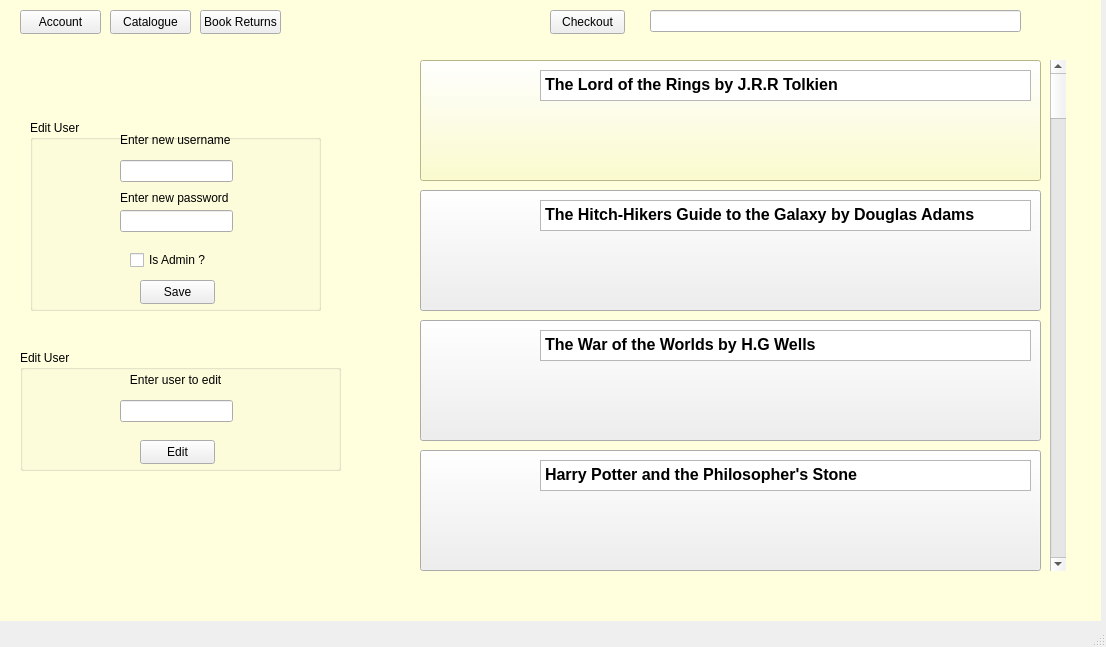
<?xml version="1.0" encoding="UTF-8"?>
<ui version="4.0">
 <class>DashboardWindow</class>
 <widget class="QMainWindow" name="DashboardWindow">
  <property name="geometry">
   <rect>
    <x>0</x>
    <y>0</y>
    <width>1106</width>
    <height>647</height>
   </rect>
  </property>
  <property name="windowTitle">
   <string>MainWindow</string>
  </property>
  <widget class="QWidget" name="centralwidget">
   <widget class="QGroupBox" name="editUserBox">
    <property name="geometry">
     <rect>
      <x>30</x>
      <y>120</y>
      <width>291</width>
      <height>191</height>
     </rect>
    </property>
    <property name="title">
     <string>Edit User</string>
    </property>
    <widget class="QLineEdit" name="newUsernameEdit">
     <property name="geometry">
      <rect>
       <x>90</x>
       <y>40</y>
       <width>113</width>
       <height>22</height>
      </rect>
     </property>
    </widget>
    <widget class="QLineEdit" name="newPasswordEdit">
     <property name="geometry">
      <rect>
       <x>90</x>
       <y>90</y>
       <width>113</width>
       <height>22</height>
      </rect>
     </property>
    </widget>
    <widget class="QLabel" name="label_5">
     <property name="geometry">
      <rect>
       <x>90</x>
       <y>10</y>
       <width>111</width>
       <height>20</height>
      </rect>
     </property>
     <property name="text">
      <string>Enter new username</string>
     </property>
    </widget>
    <widget class="QLabel" name="label_6">
     <property name="geometry">
      <rect>
       <x>90</x>
       <y>70</y>
       <width>111</width>
       <height>16</height>
      </rect>
     </property>
     <property name="text">
      <string>Enter new password</string>
     </property>
    </widget>
    <widget class="QPushButton" name="saveDetailsButton">
     <property name="geometry">
      <rect>
       <x>110</x>
       <y>160</y>
       <width>75</width>
       <height>24</height>
      </rect>
     </property>
     <property name="text">
      <string>Save</string>
     </property>
    </widget>
    <widget class="QCheckBox" name="adminCheckBox">
     <property name="geometry">
      <rect>
       <x>100</x>
       <y>130</y>
       <width>76</width>
       <height>20</height>
      </rect>
     </property>
     <property name="text">
      <string>Is Admin ?</string>
     </property>
    </widget>
   </widget>
   <widget class="QGroupBox" name="userToEditBox">
    <property name="geometry">
     <rect>
      <x>20</x>
      <y>350</y>
      <width>321</width>
      <height>121</height>
     </rect>
    </property>
    <property name="title">
     <string>Edit User</string>
    </property>
    <widget class="QLabel" name="label_4">
     <property name="geometry">
      <rect>
       <x>80</x>
       <y>20</y>
       <width>141</width>
       <height>20</height>
      </rect>
     </property>
     <property name="text">
      <string>         Enter user to edit</string>
     </property>
    </widget>
    <widget class="QPushButton" name="EditButton">
     <property name="geometry">
      <rect>
       <x>120</x>
       <y>90</y>
       <width>75</width>
       <height>24</height>
      </rect>
     </property>
     <property name="text">
      <string>Edit</string>
     </property>
    </widget>
    <widget class="QLineEdit" name="UserToEditInput">
     <property name="geometry">
      <rect>
       <x>100</x>
       <y>50</y>
       <width>113</width>
       <height>22</height>
      </rect>
     </property>
    </widget>
   </widget>
   <widget class="QTextEdit" name="textEdit_4">
    <property name="geometry">
     <rect>
      <x>540</x>
      <y>460</y>
      <width>491</width>
      <height>31</height>
     </rect>
    </property>
    <property name="html">
     <string>&lt;!DOCTYPE HTML PUBLIC &quot;-//W3C//DTD HTML 4.0//EN&quot; &quot;http://www.w3.org/TR/REC-html40/strict.dtd&quot;&gt;
&lt;html&gt;&lt;head&gt;&lt;meta name=&quot;qrichtext&quot; content=&quot;1&quot; /&gt;&lt;meta charset=&quot;utf-8&quot; /&gt;&lt;style type=&quot;text/css&quot;&gt;
p, li { white-space: pre-wrap; }
hr { height: 1px; border-width: 0; }
li.unchecked::marker { content: &quot;\2610&quot;; }
li.checked::marker { content: &quot;\2612&quot;; }
&lt;/style&gt;&lt;/head&gt;&lt;body style=&quot; font-family:'Segoe UI'; font-size:9pt; font-weight:400; font-style:normal;&quot;&gt;
&lt;p style=&quot; margin-top:0px; margin-bottom:0px; margin-left:0px; margin-right:0px; -qt-block-indent:0; text-indent:0px;&quot;&gt;&lt;span style=&quot; font-size:12pt; font-weight:700;&quot;&gt;Harry Potter and the Philosopher's Stone&lt;/span&gt;&lt;/p&gt;&lt;/body&gt;&lt;/html&gt;</string>
    </property>
   </widget>
   <widget class="QLabel" name="label_10">
    <property name="geometry">
     <rect>
      <x>440</x>
      <y>70</y>
      <width>81</width>
      <height>101</height>
     </rect>
    </property>
    <property name="text">
     <string/>
    </property>
    <property name="pixmap">
     <pixmap resource="images.qrc">:/Images/9780261103252-4.jpg</pixmap>
    </property>
    <property name="scaledContents">
     <bool>true</bool>
    </property>
   </widget>
   <widget class="QTextEdit" name="textEdit_2">
    <property name="geometry">
     <rect>
      <x>540</x>
      <y>200</y>
      <width>491</width>
      <height>31</height>
     </rect>
    </property>
    <property name="html">
     <string>&lt;!DOCTYPE HTML PUBLIC &quot;-//W3C//DTD HTML 4.0//EN&quot; &quot;http://www.w3.org/TR/REC-html40/strict.dtd&quot;&gt;
&lt;html&gt;&lt;head&gt;&lt;meta name=&quot;qrichtext&quot; content=&quot;1&quot; /&gt;&lt;meta charset=&quot;utf-8&quot; /&gt;&lt;style type=&quot;text/css&quot;&gt;
p, li { white-space: pre-wrap; }
hr { height: 1px; border-width: 0; }
li.unchecked::marker { content: &quot;\2610&quot;; }
li.checked::marker { content: &quot;\2612&quot;; }
&lt;/style&gt;&lt;/head&gt;&lt;body style=&quot; font-family:'Segoe UI'; font-size:9pt; font-weight:400; font-style:normal;&quot;&gt;
&lt;p style=&quot; margin-top:0px; margin-bottom:0px; margin-left:0px; margin-right:0px; -qt-block-indent:0; text-indent:0px;&quot;&gt;&lt;span style=&quot; font-size:12pt; font-weight:700;&quot;&gt;The Hitch-Hikers Guide to the Galaxy by Douglas Adams&lt;/span&gt;&lt;/p&gt;&lt;/body&gt;&lt;/html&gt;</string>
    </property>
   </widget>
   <widget class="QLabel" name="label_11">
    <property name="geometry">
     <rect>
      <x>440</x>
      <y>330</y>
      <width>81</width>
      <height>101</height>
     </rect>
    </property>
    <property name="text">
     <string/>
    </property>
    <property name="pixmap">
     <pixmap>:/D:/Assigments/Library Project/the-war-of-the-worlds-55.jpg</pixmap>
    </property>
    <property name="scaledContents">
     <bool>true</bool>
    </property>
   </widget>
   <widget class="QLabel" name="label_7">
    <property name="geometry">
     <rect>
      <x>440</x>
      <y>460</y>
      <width>81</width>
      <height>101</height>
     </rect>
    </property>
    <property name="text">
     <string/>
    </property>
    <property name="pixmap">
     <pixmap>:/D:/Assigments/Library Project/Harry_Potter_and_the_Philosopher's_Stone_Book_Cover.jpg</pixmap>
    </property>
    <property name="scaledContents">
     <bool>true</bool>
    </property>
   </widget>
   <widget class="QTextEdit" name="textEdit">
    <property name="geometry">
     <rect>
      <x>540</x>
      <y>70</y>
      <width>491</width>
      <height>31</height>
     </rect>
    </property>
    <property name="html">
     <string>&lt;!DOCTYPE HTML PUBLIC &quot;-//W3C//DTD HTML 4.0//EN&quot; &quot;http://www.w3.org/TR/REC-html40/strict.dtd&quot;&gt;
&lt;html&gt;&lt;head&gt;&lt;meta name=&quot;qrichtext&quot; content=&quot;1&quot; /&gt;&lt;meta charset=&quot;utf-8&quot; /&gt;&lt;style type=&quot;text/css&quot;&gt;
p, li { white-space: pre-wrap; }
hr { height: 1px; border-width: 0; }
li.unchecked::marker { content: &quot;\2610&quot;; }
li.checked::marker { content: &quot;\2612&quot;; }
&lt;/style&gt;&lt;/head&gt;&lt;body style=&quot; font-family:'Segoe UI'; font-size:9pt; font-weight:400; font-style:normal;&quot;&gt;
&lt;p style=&quot; margin-top:0px; margin-bottom:0px; margin-left:0px; margin-right:0px; -qt-block-indent:0; text-indent:0px;&quot;&gt;&lt;span style=&quot; font-size:12pt; font-weight:700;&quot;&gt;The Lord of the Rings by J.R.R Tolkien&lt;/span&gt;&lt;/p&gt;&lt;/body&gt;&lt;/html&gt;</string>
    </property>
   </widget>
   <widget class="QTextEdit" name="textEdit_3">
    <property name="geometry">
     <rect>
      <x>540</x>
      <y>330</y>
      <width>491</width>
      <height>31</height>
     </rect>
    </property>
    <property name="html">
     <string>&lt;!DOCTYPE HTML PUBLIC &quot;-//W3C//DTD HTML 4.0//EN&quot; &quot;http://www.w3.org/TR/REC-html40/strict.dtd&quot;&gt;
&lt;html&gt;&lt;head&gt;&lt;meta name=&quot;qrichtext&quot; content=&quot;1&quot; /&gt;&lt;meta charset=&quot;utf-8&quot; /&gt;&lt;style type=&quot;text/css&quot;&gt;
p, li { white-space: pre-wrap; }
hr { height: 1px; border-width: 0; }
li.unchecked::marker { content: &quot;\2610&quot;; }
li.checked::marker { content: &quot;\2612&quot;; }
&lt;/style&gt;&lt;/head&gt;&lt;body style=&quot; font-family:'Segoe UI'; font-size:9pt; font-weight:400; font-style:normal;&quot;&gt;
&lt;p style=&quot; margin-top:0px; margin-bottom:0px; margin-left:0px; margin-right:0px; -qt-block-indent:0; text-indent:0px;&quot;&gt;&lt;span style=&quot; font-size:12pt; font-weight:700;&quot;&gt;The War of the Worlds by H.G Wells&lt;/span&gt;&lt;/p&gt;&lt;/body&gt;&lt;/html&gt;</string>
    </property>
   </widget>
   <widget class="QPushButton" name="pushButton_8">
    <property name="geometry">
     <rect>
      <x>420</x>
      <y>190</y>
      <width>621</width>
      <height>121</height>
     </rect>
    </property>
    <property name="text">
     <string/>
    </property>
   </widget>
   <widget class="QPushButton" name="pushButton_9">
    <property name="geometry">
     <rect>
      <x>420</x>
      <y>320</y>
      <width>621</width>
      <height>121</height>
     </rect>
    </property>
    <property name="text">
     <string/>
    </property>
   </widget>
   <widget class="QLabel" name="label_12">
    <property name="geometry">
     <rect>
      <x>440</x>
      <y>460</y>
      <width>81</width>
      <height>101</height>
     </rect>
    </property>
    <property name="text">
     <string/>
    </property>
    <property name="pixmap">
     <pixmap resource="images.qrc">:/Images/Harry_Potter_and_the_Philosopher's_Stone_Book_Cover.jpg</pixmap>
    </property>
    <property name="scaledContents">
     <bool>true</bool>
    </property>
   </widget>
   <widget class="QPushButton" name="pushButton_10">
    <property name="geometry">
     <rect>
      <x>420</x>
      <y>450</y>
      <width>621</width>
      <height>121</height>
     </rect>
    </property>
    <property name="text">
     <string/>
    </property>
   </widget>
   <widget class="QLabel" name="label_14">
    <property name="geometry">
     <rect>
      <x>440</x>
      <y>330</y>
      <width>81</width>
      <height>101</height>
     </rect>
    </property>
    <property name="text">
     <string/>
    </property>
    <property name="pixmap">
     <pixmap resource="images.qrc">:/Images/the-war-of-the-worlds-55.jpg</pixmap>
    </property>
    <property name="scaledContents">
     <bool>true</bool>
    </property>
   </widget>
   <widget class="QLabel" name="label_15">
    <property name="geometry">
     <rect>
      <x>440</x>
      <y>200</y>
      <width>81</width>
      <height>101</height>
     </rect>
    </property>
    <property name="text">
     <string/>
    </property>
    <property name="pixmap">
     <pixmap resource="images.qrc">:/Images/9781529046137-1.jpg</pixmap>
    </property>
    <property name="scaledContents">
     <bool>true</bool>
    </property>
   </widget>
   <widget class="QPushButton" name="pushButton_7">
    <property name="geometry">
     <rect>
      <x>420</x>
      <y>60</y>
      <width>621</width>
      <height>121</height>
     </rect>
    </property>
    <property name="styleSheet">
     <string notr="true">background-color: rgb(255, 255, 191);
color: rgb(255, 255, 191);</string>
    </property>
    <property name="text">
     <string/>
    </property>
   </widget>
   <widget class="QScrollBar" name="verticalScrollBar">
    <property name="geometry">
     <rect>
      <x>1050</x>
      <y>60</y>
      <width>16</width>
      <height>511</height>
     </rect>
    </property>
    <property name="orientation">
     <enum>Qt::Vertical</enum>
    </property>
   </widget>
   <widget class="QPushButton" name="pushButton_11">
    <property name="geometry">
     <rect>
      <x>550</x>
      <y>10</y>
      <width>75</width>
      <height>24</height>
     </rect>
    </property>
    <property name="text">
     <string>Checkout</string>
    </property>
   </widget>
   <widget class="QPushButton" name="pushButton_3">
    <property name="geometry">
     <rect>
      <x>200</x>
      <y>10</y>
      <width>81</width>
      <height>24</height>
     </rect>
    </property>
    <property name="text">
     <string>Book Returns</string>
    </property>
   </widget>
   <widget class="QPushButton" name="pushButton_2">
    <property name="geometry">
     <rect>
      <x>110</x>
      <y>10</y>
      <width>81</width>
      <height>24</height>
     </rect>
    </property>
    <property name="text">
     <string>Catalogue</string>
    </property>
   </widget>
   <widget class="QPushButton" name="pushButton">
    <property name="geometry">
     <rect>
      <x>20</x>
      <y>10</y>
      <width>81</width>
      <height>24</height>
     </rect>
    </property>
    <property name="text">
     <string>Account</string>
    </property>
   </widget>
   <widget class="QLineEdit" name="lineEdit">
    <property name="geometry">
     <rect>
      <x>650</x>
      <y>10</y>
      <width>371</width>
      <height>22</height>
     </rect>
    </property>
   </widget>
   <widget class="QLabel" name="label">
    <property name="geometry">
     <rect>
      <x>0</x>
      <y>0</y>
      <width>1101</width>
      <height>621</height>
     </rect>
    </property>
    <property name="styleSheet">
     <string notr="true">background-color: rgb(255, 255, 222);</string>
    </property>
    <property name="text">
     <string/>
    </property>
   </widget>
   <zorder>label</zorder>
   <zorder>pushButton_10</zorder>
   <zorder>pushButton_9</zorder>
   <zorder>pushButton_8</zorder>
   <zorder>pushButton_7</zorder>
   <zorder>editUserBox</zorder>
   <zorder>userToEditBox</zorder>
   <zorder>textEdit_4</zorder>
   <zorder>textEdit_2</zorder>
   <zorder>label_11</zorder>
   <zorder>label_7</zorder>
   <zorder>textEdit</zorder>
   <zorder>textEdit_3</zorder>
   <zorder>label_12</zorder>
   <zorder>label_14</zorder>
   <zorder>label_15</zorder>
   <zorder>verticalScrollBar</zorder>
   <zorder>pushButton_11</zorder>
   <zorder>pushButton_3</zorder>
   <zorder>pushButton_2</zorder>
   <zorder>pushButton</zorder>
   <zorder>lineEdit</zorder>
   <zorder>label_10</zorder>
  </widget>
  <widget class="QMenuBar" name="menubar">
   <property name="geometry">
    <rect>
     <x>0</x>
     <y>0</y>
     <width>1106</width>
     <height>22</height>
    </rect>
   </property>
  </widget>
  <widget class="QStatusBar" name="statusbar"/>
 </widget>
 <resources>
  <include location="images.qrc"/>
 </resources>
 <connections/>
</ui>
